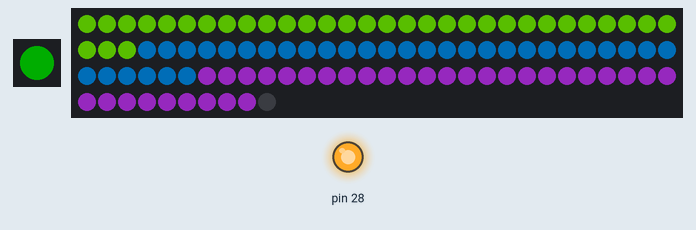
Bench run of a program on a simulated MicroPython board. On the bench: 1 RGB LEDs in strip order, left to right, 100 RGB LEDs in strip order, left to right, continuing on the next row, output pins drawn as LEDs (lit = HIGH). Dim RGB values are drawn brighter than linear; library files of the repository ran but are not shown: neopixel.py; what the program prints to the serial console is not drawn.

Above: at 0.47 s.
At 3.28 s:
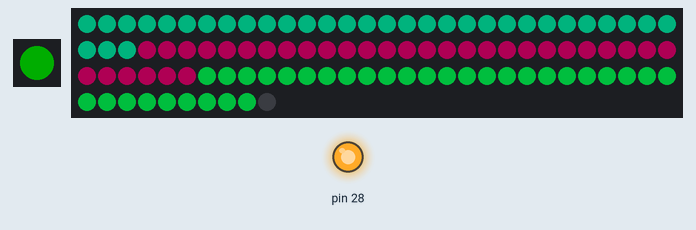
At 11.09 s:
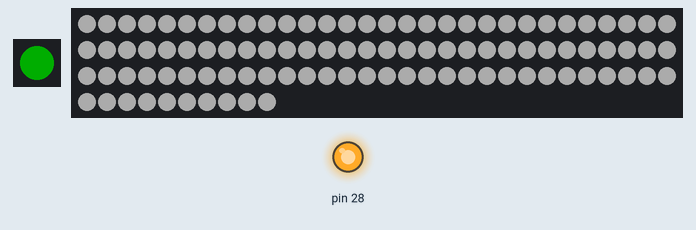
At 11.69 s:
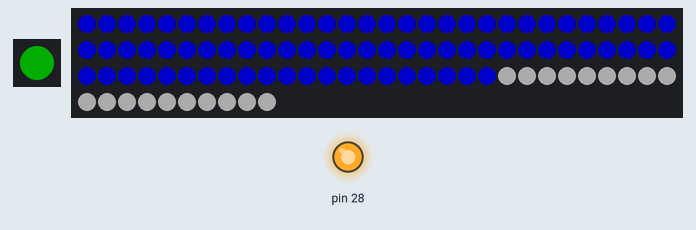
At 12.91 s:
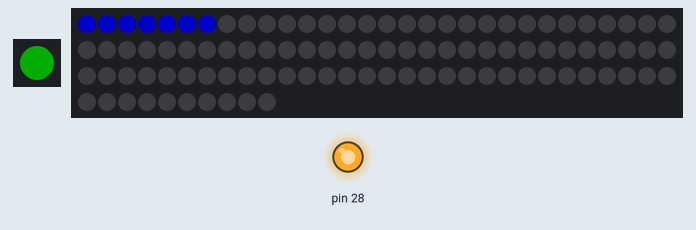
At 17.29 s:
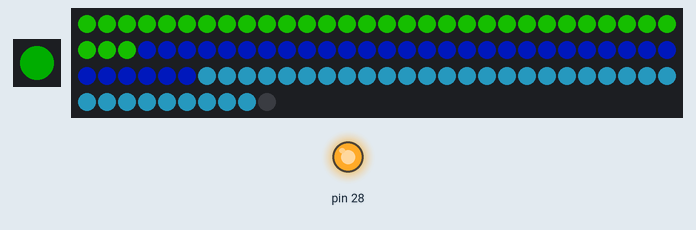

The program:

TestSystem.py
```python
# Example showing how functions, that accept tuples of rgb values,
# simplify working with gradients

import time
import _thread
from  machine import Pin
#from NeoPixel.neopixel import Neopixel
from neopixel import Neopixel
from BlackLight.BlackLightControl import BlackLightControl

DATA_PIN = 29
STATE_MACHINE = 0
SECCIONES = 5
LEDS_POR_SECCION = [20, 20, 20,20,20]
TOTAL_LEDS = sum(LEDS_POR_SECCION)  # 370

numpix = TOTAL_LEDS
#strip = Neopixel(numpix, 0, 29, "RGB")
Ready = Neopixel(1, 1, 16, "GRB")

bSensor=Pin(27,Pin.IN)

BlackLight=BlackLightControl(28,1000)
BlackLight.set_percent(100)


# Colores RGB
amarillo = (255, 220, 0)
blanco   = (255, 255, 255)
cian     = (0, 255, 255)
purpura  = (160, 0, 200)

# "special" = mezcla/gradiente simple entre amarillo y purpura
# (promedio de ambos colores)
special = (
    (amarillo[0] + purpura[0]) // 2,
    (amarillo[1] + purpura[1]) // 2,
    (amarillo[2] + purpura[2]) // 2,
)


red = (255,0,0)
green = (0, 255,0)
blue = (0, 0, 255)

orange = (255, 50, 0)
yellow = (255, 150, 0)
cian = (0, 255, 255)
violet = (200, 0, 100)
wite= (120,120,120)
Off=(0,0,0)
colors_rgb = [red, orange, yellow, green, blue, cian, violet]

# same colors as normaln rgb, just 0 added at the end
colors_rgbw = [color+tuple([0]) for color in colors_rgb]
colors_rgbw.append((0, 0, 0, 255))

# uncomment colors_rgbw if you have RGBW strip
#colors = colors_rgb
colors = colors_rgbw

section_colors = [blue, blanco, blanco, cian, special]
triggers = [10, 10, 10, 10]

strip = Neopixel(num_leds=numpix, state_machine=STATE_MACHINE, pin=DATA_PIN, mode="RGB")
strip.brightness(255)

Ready.brightness(255)
Ready.fill(red)
Ready.show()
print("Ready")

iStartDelay=0.04
iFinishDelay=0.06
#strip.brightness(50)
#strip.fill(cian)
#strip.show()
print("Ready2")

iStartDelay=0.05
iFinishDelay=0.06

#strip.circular_bounce_fill(wite,iStartDelay,iFinishDelay,150)
#strip.animate_color_range(25,34,red,0.5,False)
#strip.animate_color_range(0,35,Off,1,True)

def MonStart():
    strip.circular_bounce_fill(wite,iStartDelay,iFinishDelay,100)
    strip.animate_color_range(0,TOTAL_LEDS,blue,0.5,False)
    #strip.animate_color_range(0,24,yellow,1.5,False)

def MonSleep():
    #strip.animate_color_range(25,34,wite,0.5,True)
    strip.animate_color_range(0,TOTAL_LEDS,Off,1,True)


Ready.brightness(50)
Ready.fill(green)
Ready.show()
while True:

    #strip.animate_color_range(25,34,wite,0.5,True)
    #print("done")
    #strip.SecuencialCascade(
    #data_pin=29,
    #total_leds=150,
    #sections_count=5,
    #leds_per_section=LEDS_POR_SECCION,
    #section_colors=[purpura,red,green, cian, blue],
    #step_ms=30,
    #trigger_position=triggers,
    #trail=True,
    #repeat=False,
    #state_machine=0,
    #brightness=80
#)
    strip._GradientTransition(section_colors_now=[yellow,purpura,cian],section_colors_mid=[red,blue,(255,0,255)],section_colors_final=[purpura,green,red],leds_per_section=[33,33,33],section_count=3,total_leds=100,step_ms=16,start_brightness=80,repeat=False,phase_steps=80)

    MonStart()
    #BlackLight.ramp_percent(1,0.5,100,90)
    MonSleep()
    #BlackLight.ramp_percent(1,0.5,90,100)


   # if bSensor.value():
    #    Ready.fill(cian)
     #   MonStart()

    #else:
     #   Ready.fill(green)
      #  Ready.show()
       # MonSleep()
```

BlackLightControl.py
```python
from machine import Pin, PWM
import time


class BlackLightControl:
    def __init__(self, pin, frequency=1000):
        self._pwm = PWM(Pin(pin))
        self._pwm.freq(frequency)
        self._percent = 0
        self.set_percent(0)

    def set_percent(self, percent):
        percent = max(0, min(100, int(percent)))
        self._percent = percent
        duty = int((percent / 100) * 65535)
        self._pwm.duty_u16(duty)

    def ramp_percent(self, step_percent, total_time_s, start_percent=0, end_percent=100):
        step_percent = abs(int(step_percent))
        if step_percent < 1:
            step_percent = 1
        start_percent = max(0, min(100, int(start_percent)))
        end_percent = max(0, min(100, int(end_percent)))

        if start_percent == end_percent:
            self.set_percent(end_percent)
            return

        direction = 1 if end_percent > start_percent else -1
        step_percent *= direction

        steps = int((end_percent - start_percent) / step_percent)
        if steps == 0:
            self.set_percent(end_percent)
            return

        delay_s = total_time_s / abs(steps)
        current = start_percent
        for _ in range(abs(steps)):
            self.set_percent(current)
            time.sleep(delay_s)
            current += step_percent

        self.set_percent(end_percent)

    def deinit(self):
        self._pwm.deinit()
```
